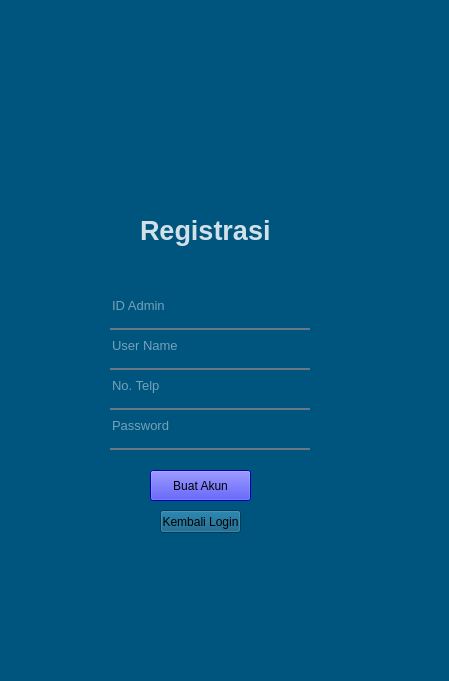
<?xml version="1.0" encoding="UTF-8"?>
<ui version="4.0">
 <class>Form</class>
 <widget class="QWidget" name="Form">
  <property name="geometry">
   <rect>
    <x>0</x>
    <y>0</y>
    <width>449</width>
    <height>681</height>
   </rect>
  </property>
  <property name="windowTitle">
   <string>Form</string>
  </property>
  <property name="styleSheet">
   <string notr="true">background-color: rgb(0, 85, 127);</string>
  </property>
  <widget class="QWidget" name="widget" native="true">
   <property name="geometry">
    <rect>
     <x>30</x>
     <y>110</y>
     <width>370</width>
     <height>480</height>
    </rect>
   </property>
   <property name="styleSheet">
    <string notr="true">background-color: rgb(0, 85, 127);</string>
   </property>
   <widget class="QLabel" name="label_4">
    <property name="geometry">
     <rect>
      <x>110</x>
      <y>100</y>
      <width>161</width>
      <height>40</height>
     </rect>
    </property>
    <property name="font">
     <font>
      <pointsize>20</pointsize>
      <weight>75</weight>
      <bold>true</bold>
     </font>
    </property>
    <property name="styleSheet">
     <string notr="true">color:rgba(255, 255, 255, 210);</string>
    </property>
    <property name="text">
     <string>Registrasi</string>
    </property>
   </widget>
   <widget class="QLineEdit" name="LEName">
    <property name="geometry">
     <rect>
      <x>80</x>
      <y>220</y>
      <width>200</width>
      <height>40</height>
     </rect>
    </property>
    <property name="font">
     <font>
      <pointsize>10</pointsize>
     </font>
    </property>
    <property name="styleSheet">
     <string notr="true">background-color:rgba(0, 0, 0, 0);
border:none;
border-bottom:2px solid rgba(105, 118, 132, 255);
color:rgba(255, 255, 255, 230);
padding-bottom:7px;</string>
    </property>
    <property name="placeholderText">
     <string>User Name</string>
    </property>
   </widget>
   <widget class="QLineEdit" name="LEPassword">
    <property name="geometry">
     <rect>
      <x>80</x>
      <y>300</y>
      <width>200</width>
      <height>40</height>
     </rect>
    </property>
    <property name="font">
     <font>
      <pointsize>10</pointsize>
     </font>
    </property>
    <property name="styleSheet">
     <string notr="true">background-color:rgba(0, 0, 0, 0);
border:none;
border-bottom:2px solid rgba(105, 118, 132, 255);
color:rgba(255, 255, 255, 230);
padding-bottom:7px;</string>
    </property>
    <property name="echoMode">
     <enum>QLineEdit::Password</enum>
    </property>
    <property name="placeholderText">
     <string>Password</string>
    </property>
   </widget>
   <widget class="QPushButton" name="PB_Buatakun">
    <property name="geometry">
     <rect>
      <x>120</x>
      <y>360</y>
      <width>101</width>
      <height>31</height>
     </rect>
    </property>
    <property name="styleSheet">
     <string notr="true">background-color: rgb(0, 0, 255);</string>
    </property>
    <property name="text">
     <string>Buat Akun</string>
    </property>
   </widget>
   <widget class="QLineEdit" name="LENo_Telp">
    <property name="geometry">
     <rect>
      <x>80</x>
      <y>260</y>
      <width>200</width>
      <height>40</height>
     </rect>
    </property>
    <property name="font">
     <font>
      <pointsize>10</pointsize>
     </font>
    </property>
    <property name="styleSheet">
     <string notr="true">background-color:rgba(0, 0, 0, 0);
border:none;
border-bottom:2px solid rgba(105, 118, 132, 255);
color:rgba(255, 255, 255, 230);
padding-bottom:7px;</string>
    </property>
    <property name="placeholderText">
     <string>No. Telp</string>
    </property>
   </widget>
   <widget class="QPushButton" name="PB_Kembalilogin">
    <property name="geometry">
     <rect>
      <x>130</x>
      <y>400</y>
      <width>81</width>
      <height>23</height>
     </rect>
    </property>
    <property name="text">
     <string>Kembali Login</string>
    </property>
   </widget>
   <widget class="QLineEdit" name="LEID">
    <property name="geometry">
     <rect>
      <x>80</x>
      <y>180</y>
      <width>200</width>
      <height>40</height>
     </rect>
    </property>
    <property name="font">
     <font>
      <pointsize>10</pointsize>
     </font>
    </property>
    <property name="styleSheet">
     <string notr="true">background-color:rgba(0, 0, 0, 0);
border:none;
border-bottom:2px solid rgba(105, 118, 132, 255);
color:rgba(255, 255, 255, 230);
padding-bottom:7px;</string>
    </property>
    <property name="placeholderText">
     <string>ID Admin</string>
    </property>
   </widget>
  </widget>
 </widget>
 <resources>
  <include location="res.qrc"/>
 </resources>
 <connections/>
</ui>
